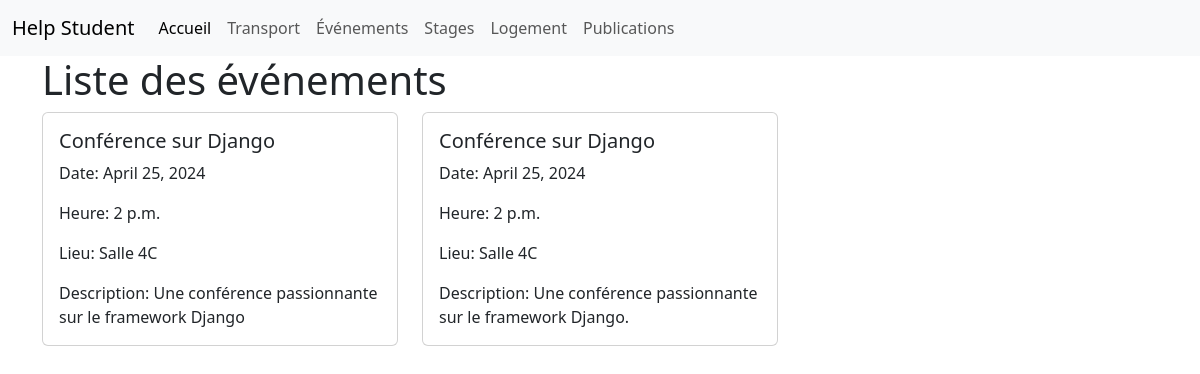
The app's page /HelpStudent/evenementscl/ with its own data.
### HelpStudent/models.py (models this page shows, shortened)
class Event(models.Model):
    title = models.CharField(max_length=100)
    date = models.DateField()
    time = models.TimeField()
    location = models.CharField(max_length=200)
    description = models.TextField()

### HelpStudent/views.py (the view)
# urls.py: path('evenementscl/', views.evenementscl, name='evenementscl'),
def evenementscl(request):
    events = Event.objects.all()
    return render(request, 'helpstudent/client/event.html', {'events': events})

### HelpStudent/templates/helpstudent/client/event.html (shortened to what this page needs)
{% block content %}
{% load static %}
<!DOCTYPE html>
<html lang="en">
    <head>
        <link href="https://cdn.jsdelivr.net/npm/bootstrap@5.3/dist/css/bootstrap.min.css" rel="stylesheet">
    </head>
    <body>
    <nav class="navbar navbar-expand-lg navbar-light bg-light">
      <div class="container-fluid">
        <a class="navbar-brand" href="#">Help Student</a>
        <div class="collapse navbar-collapse" id="navbarNav">
          <ul class="navbar-nav">
            <li class="nav-item">
              <a class="nav-link active" aria-current="page" href="{% url 'index' %}">Accueil</a>
            </li>
            <li class="nav-item">
              <a class="nav-link" href="{% url 'transportscl' %}">Transport</a>
            </li>
            <li class="nav-item">
              <a class="nav-link" href="{% url 'evenementscl' %}">Événements</a>
            </li>
            <li class="nav-item">
              <a class="nav-link" href="{% url 'stagecl' %}">Stages</a>
            </li>
            <li class="nav-item">
              <a class="nav-link" href="{% url 'logementcl' %}">Logement</a>
            </li>
            <li class="nav-item">
              <a class="nav-link" href="{% url 'publication_listcl' %}">Publications</a>
            </li>
          </ul>
        </div>
      </div>
    </nav>
<section>
    <article>
        <div class="main-content">
            <div class="container">
                <h1>Liste des événements</h1>
                <div class="row">
                    {% for event in events %}
                    <div class="col-md-4">
                        <div class="card">
                            <div class="card-body">
                                <h5 class="card-title">{{ event.title }}</h5>
                                <p class="card-text">Date: {{ event.date }}</p>
                                <p class="card-text">Heure: {{ event.time }}</p>
                                <p class="card-text">Lieu: {{ event.location }}</p>
                                <p class="card-text">Description: {{ event.description }}</p>
                            </div>
                        </div>
                    </div>
                    {% endfor %}
                </div>
            </div>
        </div>
    </article>
</section>
</body>
</html>
{% endblock %}

### HelpStudent/templates/helpstudent/client/event.html (style rules this page uses)
.card { margin-bottom: 20px; }

### records on screen
Event: title "Conférence sur Django", date "April 25, 2024", time "2 p.m.", location "Salle 4C", description "Une conférence passionnante sur le framework Django"
Event: title "Conférence sur Django", date "April 25, 2024", time "2 p.m.", location "Salle 4C", description "Une conférence passionnante sur le framework Django."
